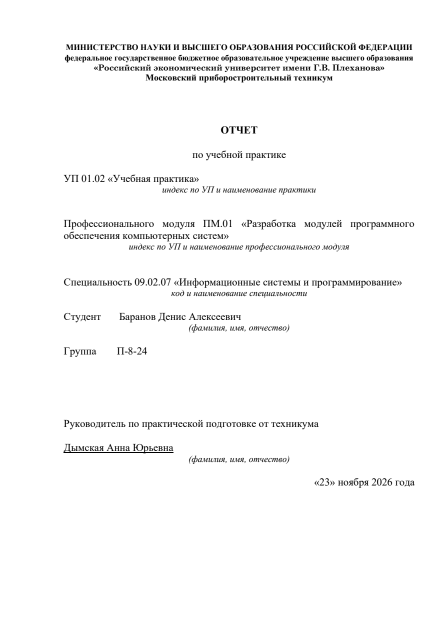
#> input picture nekoplush/report-work/render-final/page-1.png, 893 x 1263 px, found by its file name (shown at 1/2 size); its folder holds 4 pictures in this run
$ python verify.py
#> lines starting #> are read from the running program, lines starting #| are printed output that depends on the picture
from pathlib import Path
from PIL import Image,ImageChops
from zipfile import ZipFile
from lxml import etree
base=Path(__file__).resolve().parent
changed=[i for i in range(1,10) if ImageChops.difference(Image.open(base/'render3'/f'page-{i}.png'),Image.open(base/'render-final'/f'page-{i}.png')).getbbox()]
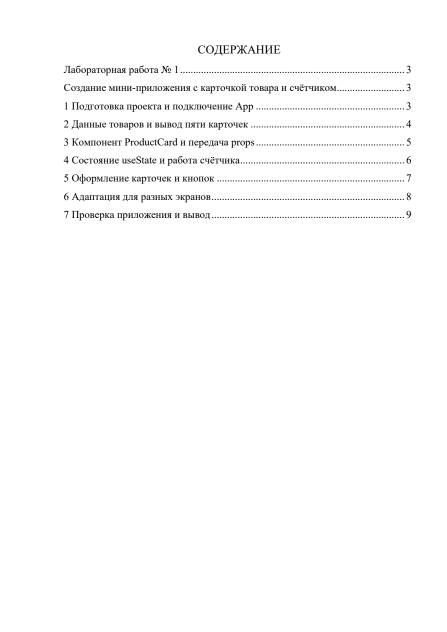
#> input picture nekoplush/report-work/render-final/page-2.png, 893 x 1263 px, found by its file name (shown at 1/2 size)
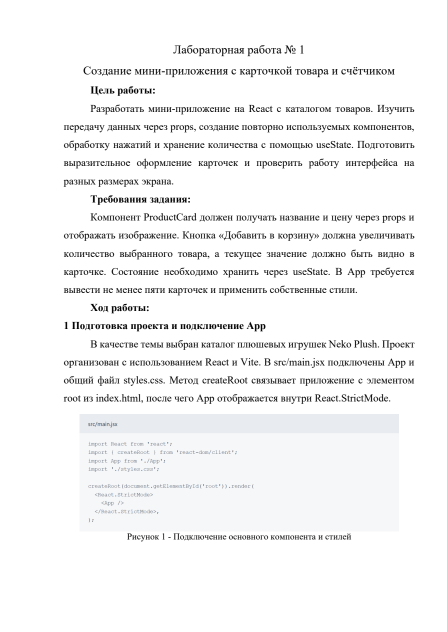
#> input picture nekoplush/report-work/render-final/page-3.png, 893 x 1263 px, found by its file name (shown at 1/2 size)
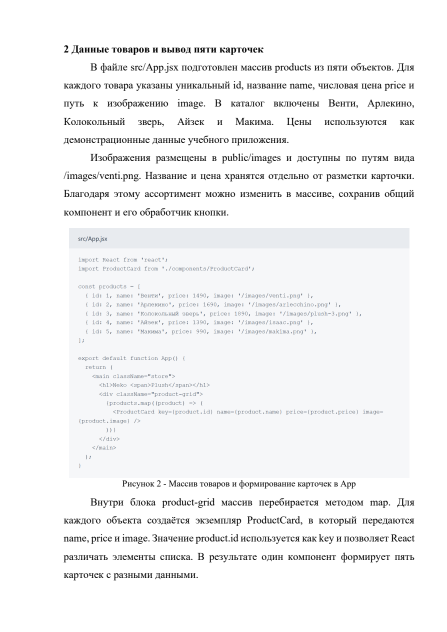
#> input picture nekoplush/report-work/render-final/page-4.png, 893 x 1263 px, found by its file name (shown at 1/2 size)
#> (the run stopped early here; a loop or call above may not have finished)
